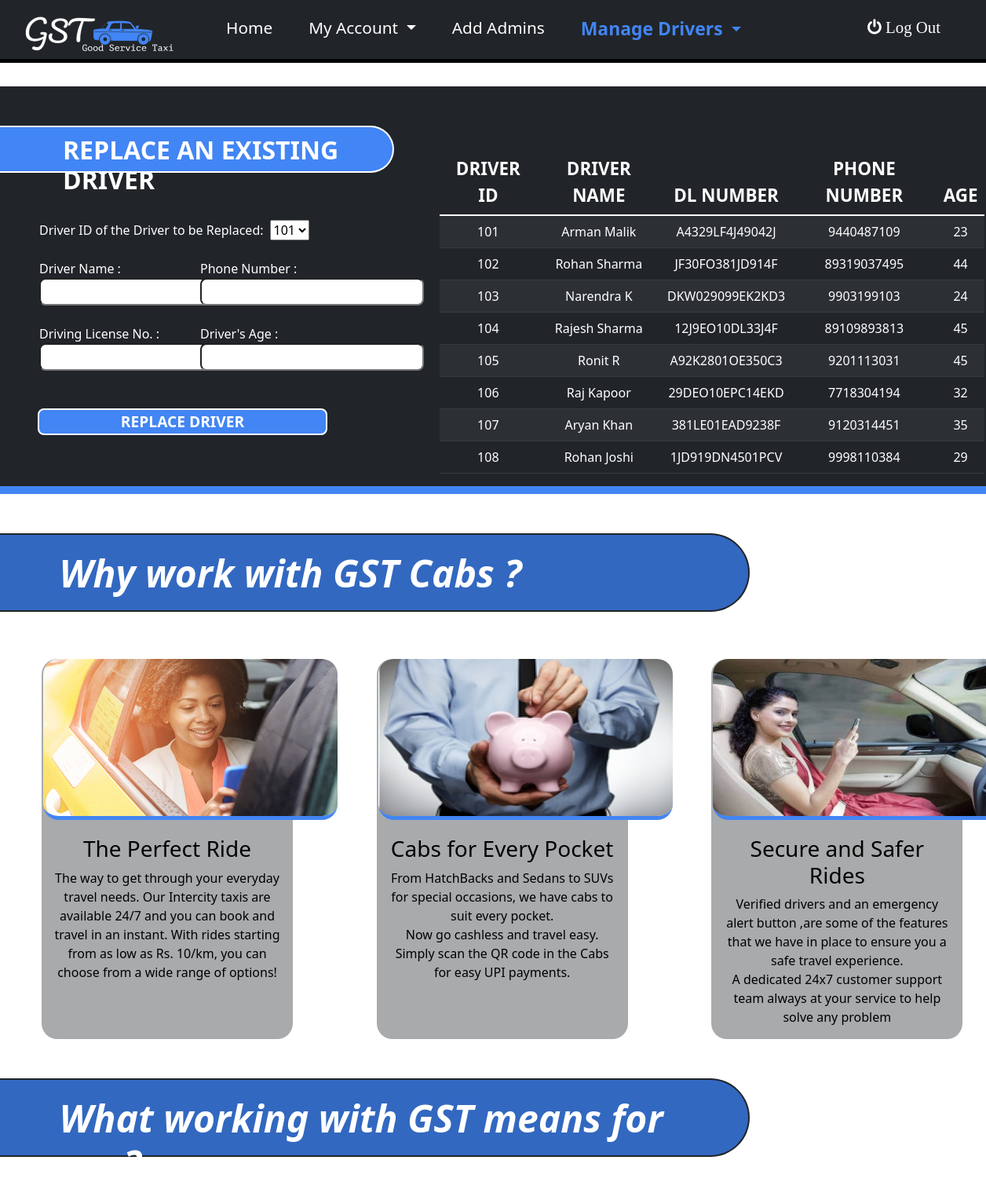
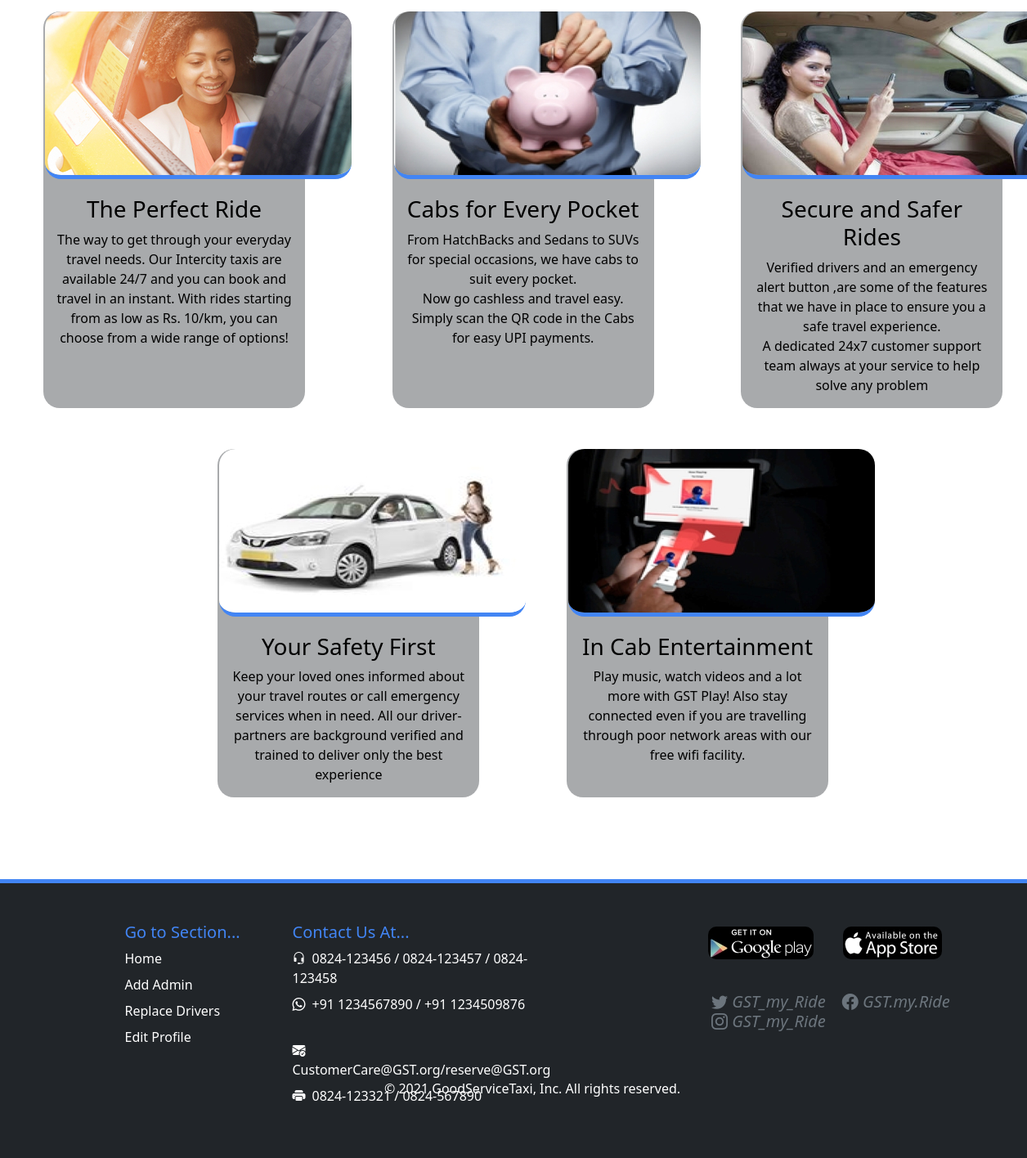
The app's page /ReplaceDriver with its own data (2 pictures, top to bottom).
### tables this page shows
CREATE TABLE driver(
driver_id integer PRIMARY KEY,
Dname varchar2(20) NOT NULL,
DL_no number(10) UNIQUE NOT NULL,
dph_no number(10) NOT NULL,
Age number(2),
admin_id REFERENCES admin(admin_id) DEFAULT 101);

### app.py (the view, shortened to what this page needs)
@app.route('/ReplaceDriver', methods=("GET","POST"))
def ReplaceDriver():
    con = sqlite3.connect("DBMS.db")
    cur = con.cursor()
    query = "SELECT * FROM DRIVER ORDER BY DRIVER_ID"
    cur.execute(query)
    rows = cur.fetchall()
    con.close()
    form = ReplaceDriverForm();
    return render_template('ReplaceDriver.html',adminid=adminid,rows=rows,form=form)

### templates/ReplaceDriver.html (shortened to what this page needs)
{% extends "AdminBase.html" %}
{% block content %}
<div class="row" id="mainContainer">
  <div class="col-4">
    <h2 class="title"> REPLACE AN EXISTING DRIVER </h2>
    <form action="{{ url_for('ReplaceDriver') }}" method="POST" autocomplete="off" >
    <fieldset class="form-field">
      {{ form.driverId.label }}&ensp;{{ form.driverId }}
      </fieldset>
    <div class="row" id="formDiv">
      <div class="col-6">
          <br>
        <fieldset class="form-field">
          {{ form.name.label }}<br>
          {{ form.name }}
          </fieldset>
          <br>
          <fieldset class="form-field">
            {{ form.DL_no.label }}<br>
            {{ form.DL_no }}
            </fieldset>
      </div>
      <div class="col-5">
      <br>
      <fieldset class="form-field">
        {{ form.dph_no.label }}<br>
        {{ form.dph_no }}
        </fieldset>
            <br>
            <fieldset class="form-field">
              {{ form.age.label }}<br>
              {{ form.age }}
              </fieldset>
      <br><br>
      </div>
      {{ form.submit }}
    </div>
  </form>
  </div>
  <div id="table" class="col-7 offset-1"  >
    <table class="table table-dark table-striped">
        <thead>
            <tr>
              <th scope="col">DRIVER ID</th>
              <th scope="col">DRIVER NAME</th>
              <th scope="col">DL NUMBER</th>
              <th scope="col">PHONE NUMBER</th>
              <th scope="col">AGE</th>
            </tr>
        </thead>
        <tbody>
            {% for rowdata in rows %}
            <tr>
              <td>{{rowdata[0]}}</td>
              <td>{{rowdata[1]}}</td>
              <td>{{rowdata[2]}}</td>
              <td>{{rowdata[3]}}</td>
              <td>{{rowdata[4]}}</td>
            </tr>
            {% endfor %}
        </tbody>
    </table>
  </div>
</div>
<h1 class="title2">Why work with GST Cabs ?</h1>
<div class="row" id="container2">
  <div class="col-3 offset-0 container2-items container2-items1">
    <img src ="{{url_for('static',filename='images/login1.jpg')}}">
  <h3 class="text-center">The Perfect Ride</h3><p class="text-center">The way to get through your everyday travel needs. Our Intercity taxis are available 24/7 and
  you can book and travel in an instant. With rides starting from as low as Rs. 10/km, you can choose
  from a wide range of options!
  </p>
</div>
<div class="col-3 offset-1 container2-items">
  <img src ="{{url_for('static',filename='images/login2.jpg')}}">
  <h3 class="text-center">Cabs for Every Pocket</h3><p class="text-center">
From HatchBacks and Sedans to SUVs for special occasions, we have cabs to suit every pocket.<br>
Now go cashless and travel easy.
Simply scan the QR code in the Cabs for easy UPI payments.</p>
</div>
<div class="col-3 offset-1 container2-items">
  <img src ="{{url_for('static',filename='images/login3.jpg')}}">
  <h3 class="text-center">Secure and Safer Rides</h3>
  <p class="text-center">Verified drivers and an emergency alert button ,are some of the features
  that we have in place to ensure you a safe travel experience.<br>A dedicated 24x7 customer
  support team always at your service to help solve any problem</p>
</div>
</div>
{% endblock %}

### templates/ReplaceDriver.html (style rules this page uses)
#mainContainer { background-color: #212529;margin-top: 30px; color: white;padding-left: 50px; border-bottom: 10px #4285F4 solid; }
input { border-radius: 8px;font-size: 1.2em; }
.title { color: white;font-weight: 700;margin-left: -50px;background-color: #4285F4;padding-top: 10px; padding-left: 80px;border-top-right-radius: 50px;border-bottom-right-radius: 50px; width: 130%;height: 60px; border: 2px white solid; border-left: 0px;margin-bottom: 60px;margin-top: 50px; }
#submit { width: 90%;font-size: 1.2em;font-weight: 600;background-color: #4285F4;color: white;border: 2px white solid; margin-left: 10px; margin-bottom: 50px; }
#container2 { margin-top: 30px; }
.container2-items img { margin-bottom: 20px; border-radius: 20px; margin-left: -10px; margin-top: 0px; border-bottom: 5px #4285F4 solid }
.container2-items { background-color: #21252963; color: black; border-radius: 20px; font-weight: 500; }
.container2-items1 { background-color: #21252963; color: black; border-radius: 20px; margin-left: 65px; }
.title2 { color: white;font-weight: 700;margin-left: -50px;background-color: #4285F4;padding-top: 20px; padding-left: 20%;border-top-right-radius: 50px;border-bottom-right-radius: 50px; width: 80%;height: 100px; border: 2px #212529 solid; border-left: 0px;margin-bottom: 60px;margin-top: 50px; font-size: 3em;font-style: italic; }
#table { margin-top: 80px; margin-left: 100px; }
th { font-size: 1.4em;text-align: center; }
tr { text-align: center; }

### templates/AdminBase.html (style rules this page uses)
#container2 { margin-top: 50px; }
.container2-items img { margin-bottom: 20px; border-radius: 20px; margin-left: -10px; margin-top: 0px; border-bottom: 5px #4285F4 solid }
.container2-items { background-color: #21252963; color: black; border-radius: 20px; font-weight: 500; }
.container2-items1 { background-color: #21252963; color: black; border-radius: 20px; margin-left: 65px; }
.title2 { color: white;font-weight: 700;margin-left: -50px;background-color: #3268c0;padding-top: 20px; padding-left: 10%;border-top-right-radius: 50px;border-bottom-right-radius: 50px; width: 80%;height: 100px; border: 2px #212529 solid; border-left: 0px;margin-bottom: 60px;margin-top: 50px; font-size: 3em;font-style: italic; }

### records on screen
driver: driver_id "101", Dname "Arman Malik", DL_no "A4329LF4J49042J", dph_no "9440487109", Age "23"
driver: driver_id "102", Dname "Rohan Sharma", DL_no "JF30FO381JD914F", dph_no "89319037495", Age "44"
driver: driver_id "103", Dname "Narendra K", DL_no "DKW029099EK2KD3", dph_no "9903199103", Age "24"
driver: driver_id "104", Dname "Rajesh Sharma", DL_no "12J9EO10DL33J4F", dph_no "89109893813", Age "45"
driver: driver_id "105", Dname "Ronit R", DL_no "A92K2801OE350C3", dph_no "9201113031", Age "45"
driver: driver_id "106", Dname "Raj Kapoor", DL_no "29DEO10EPC14EKD", dph_no "7718304194", Age "32"
driver: driver_id "107", Dname "Aryan Khan", DL_no "381LE01EAD9238F", dph_no "9120314451", Age "35"
driver: driver_id "108", Dname "Rohan Joshi", DL_no "1JD919DN4501PCV", dph_no "9998110384", Age "29"
